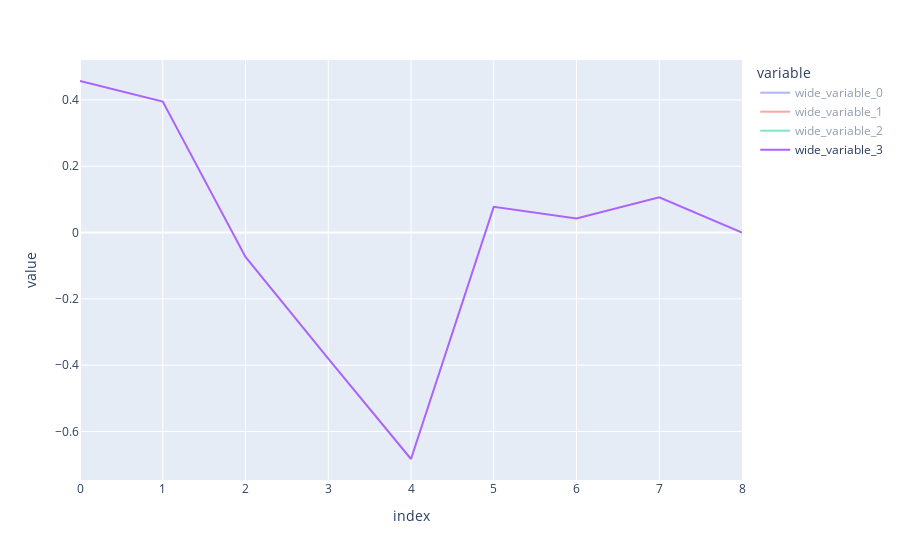

The cell this chart's notebook holds for it:
### Code cell
px.line(y=[pca.components_[i] for i in range(4)])

### Figure 1 — Plotly figure (JSON) as saved in the notebook; plotly's stock layout.template omitted (floating-point values rounded to 4 significant figures)
{"data": [{"hovertemplate": "variable=wide_variable_0<br>index=%{x}<br>value=%{y}<extra></extra>", "legendgroup": "wide_variable_0", "line": {"color": "#636efa", "dash": "solid"}, "marker": {"symbol": "circle"}, "mode": "lines", "name": "wide_variable_0", "orientation": "v", "showlegend": true, "type": "scatter", "visible": "legendonly", "x": [0, 1, 2, 3, 4, 5, 6, 7, 8], "xaxis": "x", "y": [-0.3223, -0.3205, -0.3096, -0.3119, -0.3042, -0.3357, -0.313, -0.3375, -0.4279], "yaxis": "y"}, {"hovertemplate": "variable=wide_variable_1<br>index=%{x}<br>value=%{y}<extra></extra>", "legendgroup": "wide_variable_1", "line": {"color": "#EF553B", "dash": "solid"}, "marker": {"symbol": "circle"}, "mode": "lines", "name": "wide_variable_1", "orientation": "v", "showlegend": true, "type": "scatter", "visible": "legendonly", "x": [0, 1, 2, 3, 4, 5, 6, 7, 8], "xaxis": "x", "y": [0.2348, 0.1096, 0.1945, 0.1422, 0.1594, 0.1192, 0.1409, 0.1058, -0.8968], "yaxis": "y"}, {"hovertemplate": "variable=wide_variable_2<br>index=%{x}<br>value=%{y}<extra></extra>", "legendgroup": "wide_variable_2", "line": {"color": "#00cc96", "dash": "solid"}, "marker": {"symbol": "circle"}, "mode": "lines", "name": "wide_variable_2", "orientation": "v", "showlegend": true, "type": "scatter", "visible": "legendonly", "x": [0, 1, 2, 3, 4, 5, 6, 7, 8], "xaxis": "x", "y": [0.244, 0.3894, 0.414, 0.1128, 0.1312, -0.4503, -0.3895, -0.4783, 0.06498], "yaxis": "y"}, {"hovertemplate": "variable=wide_variable_3<br>index=%{x}<br>value=%{y}<extra></extra>", "legendgroup": "wide_variable_3", "line": {"color": "#ab63fa", "dash": "solid"}, "marker": {"symbol": "circle"}, "mode": "lines", "name": "wide_variable_3", "orientation": "v", "showlegend": true, "type": "scatter", "visible": true, "x": [0, 1, 2, 3, 4, 5, 6, 7, 8], "xaxis": "x", "y": [0.4571, 0.3949, -0.07363, -0.3801, -0.6828, 0.0776, 0.04221, 0.1065, -0.0001249], "yaxis": "y"}], "layout": {"autosize": true, "legend": {"title": {"text": "variable"}, "tracegroupgap": 0}, "margin": {"t": 60}, "xaxis": {"anchor": "y", "autorange": true, "domain": [0, 1], "range": [0, 8], "title": {"text": "index"}, "type": "linear"}, "yaxis": {"anchor": "x", "autorange": true, "domain": [0, 1], "range": [-0.7461, 0.5204], "title": {"text": "value"}, "type": "linear"}}}
